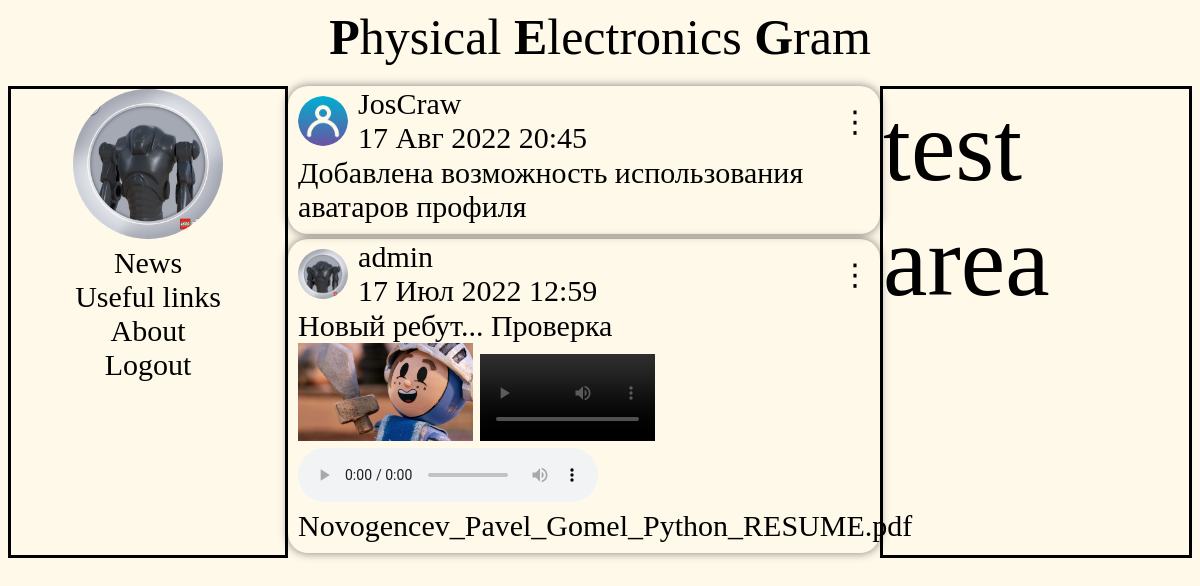
The page / (signed in) on the database as committed earlier.
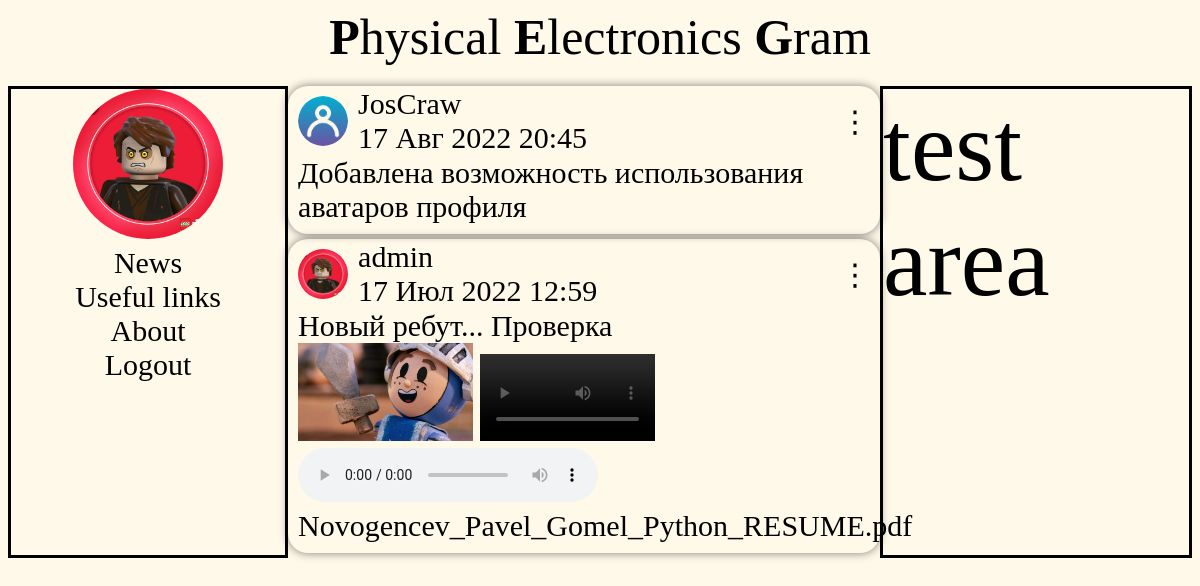
The same page on the database as committed later.
### news/models.py (models this page shows)
class AdvUser(AbstractUser):
    is_activated = models.BooleanField(default=True, db_index=True,
                                       verbose_name='Прошел активацию?')
    avatar = models.ImageField(null=True, blank=True, upload_to="image/profile/")
    class Meta(AbstractUser.Meta):
        pass

class Post(models.Model):
    content = models.TextField(null=True, blank=False)
    image = models.ImageField(upload_to='image/%Y/%m/%d/',blank=True,null=True)
    file = models.FileField(upload_to='files/%Y/%m/%d/',blank=True,null=True)
    video = models.FileField(upload_to='video/%Y/%m/%d/',blank=True,null=True)
    audio = models.FileField(upload_to='audio/%Y/%m/%d/',blank=True,null=True)
    author = models.ForeignKey(AdvUser, on_delete=models.CASCADE, null=True)
    pubdate = models.DateTimeField(auto_now_add=True, db_index=True, verbose_name='Publication date')
    class Meta:
        verbose_name_plural = 'Posts'
        verbose_name = 'Post'
        ordering = ['-pubdate']
    def filename(self):
        return os.path.basename(self.file.name)

### news/views.py (the view, shortened to what this page needs)
# urls.py: path('', index, name='index'),
@login_required
def index(request):
	posts = Post.objects.all()
	return render(request, 'news/index.html',{'posts': posts})

### news/templates/news/index.html
{% extends "layout/basic.html" %}
{% block content %}
{% if user.is_authenticated %}
{% if posts %}
{% for post in posts %}
	<div class="post">
		<div class="post-author">
			<div class="post-author-a">
				{% if post.author.avatar %}
			      <img class="avatar-small" src="{{ post.author.avatar.url }}">
			    {% else %}
			      <img class="avatar-small" src="\static\news\user.png">
			    {% endif %}
			    <div>
					{{ post.author }}<br>
					{{ post.pubdate|date:"d M Y H:i" }}
				</div>
			</div>
			<div class="post-author-b">
				<a href="{% url 'news:detail' pk=post.pk %}" class="link">⋮</a>
			</div>
		</div>
		<div class="post-content">
			{{ post.content}}<br>
			{% if post.image %}
				<img src="{{ post.image.url }}" class="media">
			{% endif %}
			{% if post.video %}
				<video src="{{ post.video.url }}" class="media" controls="controls"></video><br>
			{% endif %}
			{% if post.audio %}
				<audio src="{{ post.audio.url }}" controls="controls"></audio><br>
			{% endif %}
			{% if post.file %}
				<a href='{{ post.file.url }}' target="-blank" class="file">{{post.filename}}</a><br>
			{% endif %}
		</div>
	</div>
{% endfor %}
{% endif %}
{% endif %}
{% endblock %}

### news/templates/layout/basic.html (shortened to what this page needs)
{% load static %}
<!DOCTYPE html>
<html>
<head>
	<link rel="stylesheet" type="text/css" href="{% static 'news/style.css' %}">
</head>
<body>
	<header>
		<a href="{% url 'news:index' %} " class="link"><strong>P</strong>hysical <strong>E</strong>lectronics <strong>G</strong>ram</a>
	</header>
		<div class="content">
			<nav class="nav">
				{% if user.is_authenticated %}
				<a href="{% url 'news:profile' %}">
					{% if user.avatar %}
		      			<img class="avatar" src="{{ user.avatar.url }}">
		    		{% else %}
		      			<img class="avatar" src="\static\news\user.png">
		    		{% endif %}
		    	</a>
				<a href="{% url 'news:index' %}" class="link">News</a>
				<a href="{% url 'news:good' %}" class="link">Useful links</a>
				<a href="{% url 'news:about' %}" class="link">About</a>
				<a href="{% url 'news:logout' %}" class="link">Logout</a>
				{% else %}
				<a href="{% url 'news:login' %}" class="link">Login</a>
				<a href="{% url 'news:register' %}" class="link">Registration</a>
				{% endif %}
			</nav>
			<section>
				{% block content %}
				{% endblock %}
			</section>
			<div class="test">test area</div>
		</div>
</body>
</html>

Rows that differ between the two databases and show on the page:
changed AdvUser: avatar: a different picture
changed through a linked row, Post "17 Июл 2022 12:59": author.avatar: a different picture
